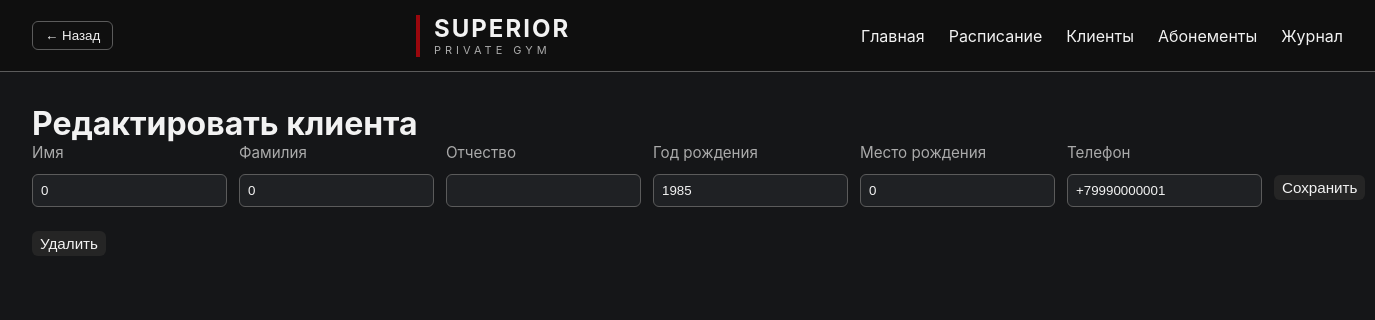
The page /clients/edit/4 on the database as committed earlier.
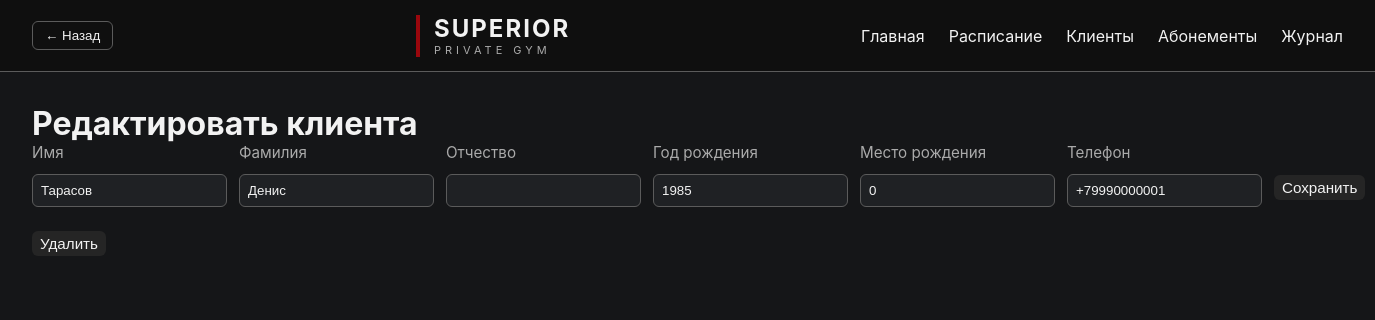
The same page on the database as committed later.
### app.py (models this page shows, shortened)
class Client(Base):
    __tablename__ = "clients"
    id = Column(Integer, primary_key=True)
    first_name = Column(String, nullable=True)
    last_name = Column(String, nullable=True)
    patronymic = Column(String, nullable=True)
    birth_year = Column(Integer, nullable=True)
    birth_place = Column(String, nullable=True)
    phone = Column(String, nullable=True)
    name = Column(String, nullable=True)
    remaining_sessions = Column(Integer, default=1)

### app.py (the view)
@app.get("/clients/edit/{client_id}")
def clients_edit(request: Request, client_id: int, db: Session = Depends(get_db)):
    client = db.get(Client, client_id)
    if client is None:
        return RedirectResponse("/clients", status_code=303)
    return templates.TemplateResponse(
        request=request,
        name="clients_edit.html",
        context={"client": client},
    )

### templates/clients_edit.html
{% extends "base.html" %}
{% block content %}
<h1>Редактировать клиента</h1>
<form method="post" action="/clients/edit/{{ client.id }}" class="edit-form">
    <div class="form-row"><label class="label">Имя</label><input class="field" type="text" name="first_name" value="{{ client.first_name or '' }}" required /></div>
    <div class="form-row"><label class="label">Фамилия</label><input class="field" type="text" name="last_name" value="{{ client.last_name or '' }}" /></div>
    <div class="form-row"><label class="label">Отчество</label><input class="field" type="text" name="patronymic" value="{{ client.patronymic or '' }}" /></div>
    <div class="form-row"><label class="label">Год рождения</label><input class="field" type="number" name="birth_year" value="{{ client.birth_year or '' }}" /></div>
    <div class="form-row"><label class="label">Место рождения</label><input class="field" type="text" name="birth_place" value="{{ client.birth_place or '' }}" /></div>
    <div class="form-row"><label class="label">Телефон</label><input class="field" type="text" name="phone" value="{{ client.phone or '' }}" /></div>
    <div class="edit-actions">
        <button class="btn btn--small" type="submit">Сохранить</button>
    </div>
</form>
<div class="edit-actions">
    <form method="post" action="/clients/delete/{{ client.id }}" onsubmit="return confirm('Удалить клиента?');" style="display:inline">
        <button class="btn btn--small">Удалить</button>
    </form>
</div>
{% endblock %}

### templates/base.html (shortened to what this page needs)
<!DOCTYPE html>
<html lang="ru">
<head>
    <link rel="stylesheet"
          href="/static/style.css">
</head>
<body>
<header class="header">
    <div class="left-controls">
        <button class="btn btn--ghost" onclick="history.back()">← Назад</button>
    </div>
    <div class="logo">
        <span class="logo-red"></span>
        <div>
            <div class="brand">
                SUPERIOR
            </div>
            <div class="subtitle">
                PRIVATE GYM
            </div>
        </div>
    </div>
    <nav>
        <a href="/">
            Главная
        </a>
        <a href="/schedule">
            Расписание
        </a>
        <a href="/clients">
            Клиенты
        </a>
        <a href="/subscriptions">
            Абонементы
        </a>
        <a href="/journal">
            Журнал
        </a>
    </nav>
</header>
<main class="container">
    {% block content %}
    {% endblock %}
</main>
</body>
</html>

### static/style.css (style rules this page uses)
:root { --bg: #151618; --surface: #1F2124; --surface-hover: #252525; --text: #f2f2f2; --muted: #aaaaaa; --accent: #9A070D; --accent-hover: #B10A11; --accent-soft: rgba(154,7,13,.15); --warm_1: #8A6A4A; --warm_2: #7B5A3D; --border: #5B5B5B; --radius: 6px; --radius-lg: 10px; --pad: 10px; --pad-lg: 20px; --btn-pad: 6px 12px; --row-height: 41px; --wrapper-rows: 10; }
.btn { display: inline-block; padding: var(--btn-pad); border-radius: var(--radius); background: var(--accent); color: white; border: none; cursor: pointer; text-decoration: none; text-align: center; }
.btn--ghost { background: transparent; border: 1px solid var(--border); color: var(--text); }
.btn--small { padding: 4px 8px; font-size: 0.95rem; background: var(--surface-hover); color: var(--text); border-radius: var(--radius); text-decoration: none; }
.form-row { display: flex; flex-direction: column; gap: 6px; margin-bottom: 12px; }
.label { color: var(--muted); margin-bottom: 6px; font-size: 0.95rem; }
.field { padding: var(--pad); border-radius: var(--radius); border: 1px solid var(--border); background: var(--surface); color: var(--text); }
* { margin: 0; padding: 0; box-sizing: border-box; }
body { background: var(--bg); color: var(--text); font-family: Inter, Arial, sans-serif; min-height: 100vh; }
.header { height: 72px; border-bottom: 1px solid var(--border); display: flex; justify-content: space-between; align-items: center; padding: 0 32px; background: #0f0f0f; }
.logo { display: flex; align-items: center; gap: 14px; }
.logo-red { width: 4px; height: 42px; background: var(--accent); display: block; }
.brand { font-size: 24px; font-weight: 700; letter-spacing: 2px; }
.subtitle { font-size: 11px; letter-spacing: 4px; color: var(--muted); }
nav { display: flex; gap: 24px; }
nav a { text-decoration: none; color: var(--text); transition: .2s; }
.container { max-width: 1400px; margin: 0 auto; padding: 32px; }
form { display: flex; gap: 12px; align-items: center; }
select, input, textarea { background: var(--surface); color: var(--text); border: 1px solid var(--border); padding: var(--pad); border-radius: var(--radius); }
button { background: var(--accent); color: white; border: none; border-radius: var(--radius); padding: var(--btn-pad); cursor: pointer; }
.btn--small, .small-btn { padding: 4px 8px; font-size: 0.95rem; background: var(--surface-hover); color: var(--text); border-radius: var(--radius); text-decoration: none; display: inline-block; }
.edit-form .form-row { display: flex; flex-direction: column; margin-bottom: 12px; }
.edit-form label { color: var(--muted); margin-bottom: 6px; }
.edit-form input { padding: 8px; border-radius: var(--radius); border: 1px solid var(--border); background: var(--surface); color: var(--text); }
.edit-actions { display: flex; gap: 8px; margin-top: 12px; }
.left-controls { display: flex; align-items: center; margin-right: 12px; }

Rows that differ between the two databases and show on the page:
changed Client: first_name "0" → "Тарасов"; last_name "0" → "Денис"
